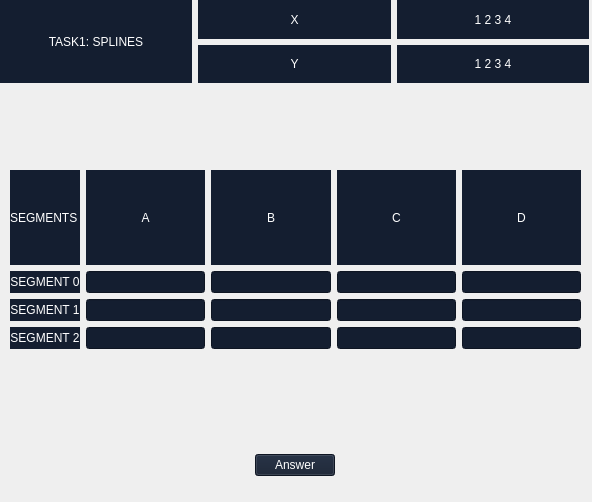
<?xml version="1.0" encoding="UTF-8"?>
<ui version="4.0">
 <class>task1</class>
 <widget class="QWidget" name="task1">
  <property name="geometry">
   <rect>
    <x>0</x>
    <y>0</y>
    <width>592</width>
    <height>502</height>
   </rect>
  </property>
  <property name="windowTitle">
   <string>Form</string>
  </property>
  <property name="styleSheet">
   <string notr="true">background-color: qlineargradient(
    spread:pad, 
    x1:0, y1:0, x2:1, y2:0, 
    stop:0 rgba(10, 10, 140, 70), 
    stop:1 rgba(10, 10, 140, 70)
);</string>
  </property>
  <widget class="QWidget" name="horizontalLayoutWidget_2">
   <property name="geometry">
    <rect>
     <x>0</x>
     <y>430</y>
     <width>591</width>
     <height>71</height>
    </rect>
   </property>
   <layout class="QHBoxLayout" name="horizontalLayout_2">
    <item alignment="Qt::AlignmentFlag::AlignHCenter">
     <widget class="QPushButton" name="answerButton">
      <property name="styleSheet">
       <string notr="true">font: 700 20pt &quot;Times New Roman&quot;;
color: rgb(255, 255, 255);
background: rgb(20, 30, 48);
</string>
      </property>
      <property name="text">
       <string>Answer</string>
      </property>
     </widget>
    </item>
   </layout>
  </widget>
  <widget class="QWidget" name="horizontalLayoutWidget">
   <property name="geometry">
    <rect>
     <x>0</x>
     <y>0</y>
     <width>589</width>
     <height>83</height>
    </rect>
   </property>
   <layout class="QHBoxLayout" name="horizontalLayout">
    <item>
     <widget class="QLabel" name="task_text">
      <property name="styleSheet">
       <string notr="true">font: 700 20pt &quot;Times New Roman&quot;;
color: rgb(255, 255, 255);
background: rgb(20, 30, 48);
</string>
      </property>
      <property name="text">
       <string>TASK1: SPLINES</string>
      </property>
      <property name="alignment">
       <set>Qt::AlignmentFlag::AlignCenter</set>
      </property>
     </widget>
    </item>
    <item>
     <layout class="QVBoxLayout" name="verticalLayout_5">
      <item>
       <widget class="QLabel" name="task_x">
        <property name="styleSheet">
         <string notr="true">font: 700 20pt &quot;Times New Roman&quot;;
color: rgb(255, 255, 255);
background: rgb(20, 30, 48);
</string>
        </property>
        <property name="text">
         <string>X</string>
        </property>
        <property name="alignment">
         <set>Qt::AlignmentFlag::AlignCenter</set>
        </property>
       </widget>
      </item>
      <item>
       <widget class="QLabel" name="task_y">
        <property name="styleSheet">
         <string notr="true">font: 700 20pt &quot;Times New Roman&quot;;
color: rgb(255, 255, 255);
background: rgb(20, 30, 48);
</string>
        </property>
        <property name="text">
         <string>Y</string>
        </property>
        <property name="alignment">
         <set>Qt::AlignmentFlag::AlignCenter</set>
        </property>
       </widget>
      </item>
     </layout>
    </item>
    <item>
     <layout class="QVBoxLayout" name="verticalLayout">
      <item>
       <widget class="QLabel" name="task_x_data">
        <property name="styleSheet">
         <string notr="true">font: 700 20pt &quot;Times New Roman&quot;;
color: rgb(255, 255, 255);
background: rgb(20, 30, 48);
</string>
        </property>
        <property name="text">
         <string>1 2 3 4</string>
        </property>
        <property name="alignment">
         <set>Qt::AlignmentFlag::AlignCenter</set>
        </property>
       </widget>
      </item>
      <item>
       <widget class="QLabel" name="task_y_data">
        <property name="styleSheet">
         <string notr="true">font: 700 20pt &quot;Times New Roman&quot;;
color: rgb(255, 255, 255);
background: rgb(20, 30, 48);
</string>
        </property>
        <property name="text">
         <string>1 2 3 4</string>
        </property>
        <property name="alignment">
         <set>Qt::AlignmentFlag::AlignCenter</set>
        </property>
       </widget>
      </item>
     </layout>
    </item>
   </layout>
  </widget>
  <widget class="QWidget" name="gridLayoutWidget">
   <property name="geometry">
    <rect>
     <x>10</x>
     <y>170</y>
     <width>571</width>
     <height>179</height>
    </rect>
   </property>
   <layout class="QGridLayout" name="gridLayout">
    <item row="0" column="1">
     <widget class="QLabel" name="a">
      <property name="styleSheet">
       <string notr="true">font: 700 14pt &quot;Times New Roman&quot;;
color: rgb(255, 255, 255);
background: rgb(20, 30, 48);
</string>
      </property>
      <property name="text">
       <string>A</string>
      </property>
      <property name="scaledContents">
       <bool>false</bool>
      </property>
      <property name="alignment">
       <set>Qt::AlignmentFlag::AlignCenter</set>
      </property>
     </widget>
    </item>
    <item row="2" column="2">
     <widget class="QLineEdit" name="b1">
      <property name="styleSheet">
       <string notr="true">color: rgb(255, 255, 255);
background: rgb(20, 30, 48)</string>
      </property>
     </widget>
    </item>
    <item row="0" column="2">
     <widget class="QLabel" name="b">
      <property name="styleSheet">
       <string notr="true">font: 700 14pt &quot;Times New Roman&quot;;
color: rgb(255, 255, 255);
background: rgb(20, 30, 48)</string>
      </property>
      <property name="text">
       <string>B</string>
      </property>
      <property name="alignment">
       <set>Qt::AlignmentFlag::AlignCenter</set>
      </property>
     </widget>
    </item>
    <item row="1" column="1">
     <widget class="QLineEdit" name="a0">
      <property name="styleSheet">
       <string notr="true">color: rgb(255, 255, 255);
background: rgb(20, 30, 48)</string>
      </property>
     </widget>
    </item>
    <item row="2" column="3">
     <widget class="QLineEdit" name="c1">
      <property name="styleSheet">
       <string notr="true">color: rgb(255, 255, 255);
background: rgb(20, 30, 48)</string>
      </property>
     </widget>
    </item>
    <item row="3" column="3">
     <widget class="QLineEdit" name="c2">
      <property name="styleSheet">
       <string notr="true">color: rgb(255, 255, 255);
background: rgb(20, 30, 48)</string>
      </property>
     </widget>
    </item>
    <item row="0" column="3">
     <widget class="QLabel" name="c">
      <property name="styleSheet">
       <string notr="true">font: 700 14pt &quot;Times New Roman&quot;;
color: rgb(255, 255, 255);
background: rgb(20, 30, 48)</string>
      </property>
      <property name="text">
       <string>C</string>
      </property>
      <property name="alignment">
       <set>Qt::AlignmentFlag::AlignCenter</set>
      </property>
     </widget>
    </item>
    <item row="3" column="0">
     <widget class="QLabel" name="segment2">
      <property name="styleSheet">
       <string notr="true">font: 700 14pt &quot;Times New Roman&quot;;
color: rgb(255, 255, 255);
background: rgb(20, 30, 48)</string>
      </property>
      <property name="text">
       <string>SEGMENT 2</string>
      </property>
      <property name="alignment">
       <set>Qt::AlignmentFlag::AlignCenter</set>
      </property>
     </widget>
    </item>
    <item row="1" column="0">
     <widget class="QLabel" name="segment0">
      <property name="styleSheet">
       <string notr="true">font: 700 14pt &quot;Times New Roman&quot;;
color: rgb(255, 255, 255);
background: rgb(20, 30, 48)</string>
      </property>
      <property name="text">
       <string>SEGMENT 0</string>
      </property>
      <property name="alignment">
       <set>Qt::AlignmentFlag::AlignCenter</set>
      </property>
     </widget>
    </item>
    <item row="2" column="4">
     <widget class="QLineEdit" name="d1">
      <property name="styleSheet">
       <string notr="true">color: rgb(255, 255, 255);
background: rgb(20, 30, 48)</string>
      </property>
     </widget>
    </item>
    <item row="2" column="0">
     <widget class="QLabel" name="segment1">
      <property name="styleSheet">
       <string notr="true">font: 700 14pt &quot;Times New Roman&quot;;
color: rgb(255, 255, 255);
background: rgb(20, 30, 48)</string>
      </property>
      <property name="text">
       <string>SEGMENT 1</string>
      </property>
      <property name="alignment">
       <set>Qt::AlignmentFlag::AlignCenter</set>
      </property>
     </widget>
    </item>
    <item row="0" column="0">
     <widget class="QLabel" name="segment">
      <property name="styleSheet">
       <string notr="true">font: 700 14pt &quot;Times New Roman&quot;;
color: rgb(255, 255, 255);
background: rgb(20, 30, 48)</string>
      </property>
      <property name="text">
       <string>SEGMENTS</string>
      </property>
     </widget>
    </item>
    <item row="2" column="1">
     <widget class="QLineEdit" name="a1">
      <property name="styleSheet">
       <string notr="true">color: rgb(255, 255, 255);
background: rgb(20, 30, 48)</string>
      </property>
     </widget>
    </item>
    <item row="1" column="3">
     <widget class="QLineEdit" name="c0">
      <property name="styleSheet">
       <string notr="true">color: rgb(255, 255, 255);
background: rgb(20, 30, 48)</string>
      </property>
     </widget>
    </item>
    <item row="1" column="2">
     <widget class="QLineEdit" name="b0">
      <property name="styleSheet">
       <string notr="true">color: rgb(255, 255, 255);
background: rgb(20, 30, 48)</string>
      </property>
     </widget>
    </item>
    <item row="3" column="2">
     <widget class="QLineEdit" name="b2">
      <property name="styleSheet">
       <string notr="true">color: rgb(255, 255, 255);
background: rgb(20, 30, 48)</string>
      </property>
     </widget>
    </item>
    <item row="1" column="4">
     <widget class="QLineEdit" name="d0">
      <property name="enabled">
       <bool>true</bool>
      </property>
      <property name="styleSheet">
       <string notr="true">color: rgb(255, 255, 255);
background: rgb(20, 30, 48)</string>
      </property>
      <property name="readOnly">
       <bool>false</bool>
      </property>
     </widget>
    </item>
    <item row="3" column="1">
     <widget class="QLineEdit" name="a2">
      <property name="styleSheet">
       <string notr="true">color: rgb(255, 255, 255);
background: rgb(20, 30, 48)</string>
      </property>
     </widget>
    </item>
    <item row="0" column="4">
     <widget class="QLabel" name="d">
      <property name="styleSheet">
       <string notr="true">font: 700 14pt &quot;Times New Roman&quot;;
color: rgb(255, 255, 255);
background: rgb(20, 30, 48)</string>
      </property>
      <property name="text">
       <string>D</string>
      </property>
      <property name="alignment">
       <set>Qt::AlignmentFlag::AlignCenter</set>
      </property>
     </widget>
    </item>
    <item row="3" column="4">
     <widget class="QLineEdit" name="d2">
      <property name="styleSheet">
       <string notr="true">color: rgb(255, 255, 255);
background: rgb(20, 30, 48)</string>
      </property>
     </widget>
    </item>
   </layout>
  </widget>
 </widget>
 <resources/>
 <connections/>
</ui>
